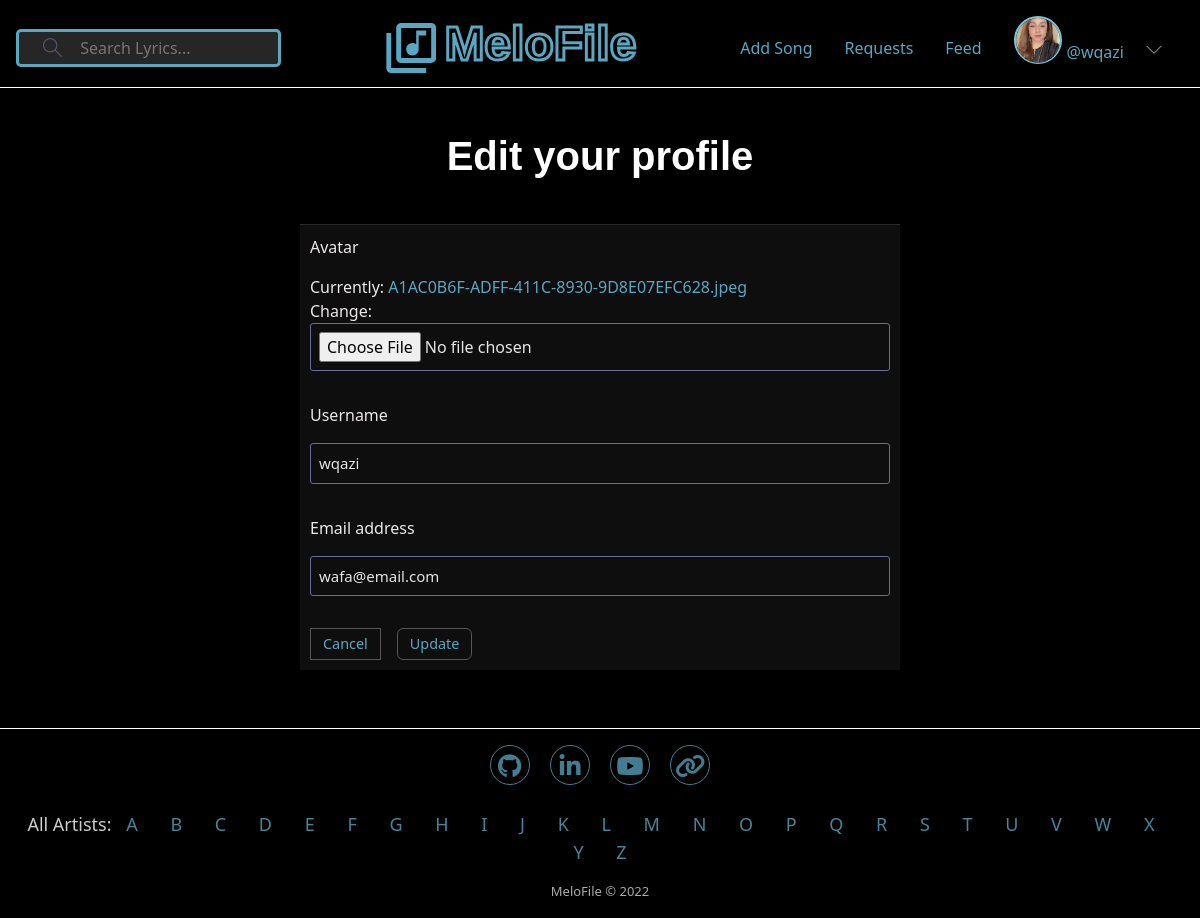
The page /update-user/ (signed in) on the database its author committed.
### base/models.py (models this page shows)
class User(AbstractUser):
    avatar = models.ImageField(null=True, default="avatar.svg")
    follower = models.ManyToManyField('self', blank=True, symmetrical=False,  related_name='followers')
    follow = models.ManyToManyField('self', blank=True, symmetrical=False, related_name='following')

### base/views.py (the view)
# urls.py: path("update-user/", views.updateUser, name="update-user"),
@login_required(login_url='login')
def updateUser(request):
    user = request.user
    form = UserForm(instance=user)
    if request.method == 'POST':
        form = UserForm(request.POST, request.FILES, instance=user)
        if form.is_valid():
            form.save()
            return redirect('user-profile', pk=user.id)
    return render(request, 'base/update_user.html', {'form': form})

### base/forms.py
class UserForm(ModelForm):
    class Meta:
        model = User
        fields = ['avatar', 'username', 'email']

### base/templates/base/update_user.html (shortened to what this page needs)
{% extends 'main.html' %}
{% load static %}
{% block body %}
<div class="update-user">
    <h1>Edit your profile</h1>
    <form  class="update-user-form" method="POST" action="" enctype="multipart/form-data">
        {% for field in form  %}
            <div class="form__group">
                <label for="">{{field.label}}</label>
                {{field}}
            </div>
        {% endfor %}
        <div class="form__action">
            <a href="{% url 'home' %}">Cancel</a>
            <button class="btn btn--main" type="submit">Update</button>
        </div>
    </form>
</div>
{% endblock %}

### templates/navbar.html (shortened to what this page needs)
{% load static %}
<header class="header header--loggedIn">
    <div class="nvbrcontainer">
        <form class="header__search" method="GET" action="{% url 'home' %}">
            <label>
                <input name="q" placeholder="Search Lyrics..." />
            </label>
        </form>
        <a href="{% url 'home' %}" class="header__logo">
          <img src="{% static 'images/logo.svg' %}" />
          <h1>MeloFile</h1>
        </a>
        <nav class="header__menu">
            {% if user.is_authenticated %}
                <div class="nav-links loggedin--links">
                    <div class="form1">
                        <a href="{% url 'add-song' %}">Add Song</a>
                        <a href="{% url 'requests' %}">Requests</a>
                        <a href="{% url 'following' request.user.id %}">Feed</a>
                    </div>
                </div>
                <div class="loggedin--links">
                    <div class="header__user">
                        <a href="{% url 'user-profile' user.id %}">
                        <div class="avatar-nav avatar--small active">
                          <img src="{{request.user.avatar.url}}" />
                        </div>
                        <p>@{{request.user.username}}</p>
                        </a>
                        <button class="dropdown-button">
                        <svg version="1.1" xmlns="http://www.w3.org/2000/svg" width="32" height="32" viewBox="0 0 32 32">
                            <title>chevron-down</title>
                            <path d="M16 21l-13-13h-3l16 16 16-16h-3l-13 13z"></path>
                        </svg>
                        </button>
                    </div>
                </div>
            {% endif %}
        </nav>
    </div>
</header>

### base/static/styles/main.css (style rules this page uses)
body { background-color: #000; color: #ccc; min-height: 100vh; display: flex; flex-direction: column; }
:root { --color-main: #71c6dd; --color-main-light: #e1f6fb; --color-dark: #3f4156; --color-dark-medium: #51546e; --color-dark-light: #696d97; --color-light: #e5e5e5; --color-gray: #8b8b8b; --color-light-gray: #b2bdbd; --color-bg: #2d2d39; --color-success: #5dd693; --color-error: #fc4b0b; }
.header { padding: 1rem 1rem; background-color: #000; height: 11vh; border-bottom: 1px solid white; }
.header > .nvbrcontainer { position: relative; display: flex; justify-content: space-between; align-items: center; height: 8vh; }
.header__search > label { background-color: #262626; padding: 0.2rem 0.5rem; display: flex; align-items: center; gap: 1rem; border: solid #5ba7c2; border-radius: 5px; }
.header__search svg { fill: #51546e; width: 1.2rem; height: 1.2rem; margin-left: 1rem; }
.header__search input { width: 12rem; background: transparent; border: none; outline: none; color: white; }
.header__logo { display: flex; gap: 0.5rem; position: absolute; left: 50%; transform: translateX(-50%); padding: 1rem; z-index: 100; }
.header__logo > h1 { position: relative; font-weight: 700; font-size: 3rem; -webkit-text-fill-color: transparent; -webkit-text-stroke: 3px #5ba7c2; }
.header__menu { position: relative; display: flex; }
.header__menu a { font-weight: 500; text-decoration: none; display: flex; }
.header__menu svg { width: 1rem; height: 1rem; fill: #7d8286; }
.loggedin--links { display: inline-block; padding: 0 1rem; vertical-align: middle; }
.form1 { display: flex; gap: 2rem; margin-top: 20px; }
.header__user { display: flex; gap: 1rem; align-items: center; }
.header__user a p { margin-top: 1.5rem; margin-left: 5px; }
@media screen and (max-width: 1200px) { .header__logo { left: 40%; transform: translateX(-40%); } }
.dropdown-button { background: transparent; border: 0; outline: 0; cursor: pointer; }
h1 { font-family: DinCondensed,sans-serif; font-size: 40px; color: #fff; font-weight: 700; line-height: 100%; }
input[type=password], input[type=text], input[type=email] { background-color: #363636; border-color: #555; color: #ccc; border: 1px solid #bbb; border-radius: 2px; padding: 5px; min-width: 120px; max-width: 100%; font-size: 15px; margin-bottom: 13px; cursor: pointer; }
a { color: #5ba7c2; text-decoration: none; }
.sign-in-form, .sign-up-form, .update-user-form { color: #ede8e9; background-color: rgba(153,153,153,.09); padding: 10px; margin: 10px auto; max-width: 370px; border-top: 1px solid rgba(153,153,153,.18); }
.sign-up-form, .update-user-form { max-width: 600px; }
.avatar-nav { position: relative; display: inline-block; border-radius: 50%; width: 3rem; height: 3rem; border: 2px solid var(--color-main); }
.avatar-nav.avatar--small img { width: 2.8rem; height: 2.8rem; }
.avatar-nav img { display: block; border-radius: 50%; object-fit: cover; object-position: center; }
.update-user { margin-bottom: 3rem; }
.update-user h1 { text-align: center; margin: 3rem; }
.form__group label { display: block; font-size: 1rem; margin-bottom: 1rem; }
.form__group input, .form__group select { background: transparent; border: 1px solid var(--color-dark-light); padding: 0.5rem; border-radius: 3px; width: 100%; color: var(--color-light); font-weight: 500; outline: none; margin-bottom: 2rem; }
.form__action { display: flex; gap: 1rem; }
.form__action button { padding: 0.25rem 0.75rem; border: 1px solid #555; color: #5ba7c2; font-size: 0.9rem; background-color: transparent; }
.form__action a { padding: 0.25rem 0.75rem; border: 1px solid #555; color: #5ba7c2; font-size: 0.9rem; background-color: transparent; }

### rows shown on the page
User: user.avatar (picture), user.username "wqazi", form "wqazi" "wafa@email.com"

### other values the page prints
{{ field.label }} "Avatar" "Username" "Email address"
